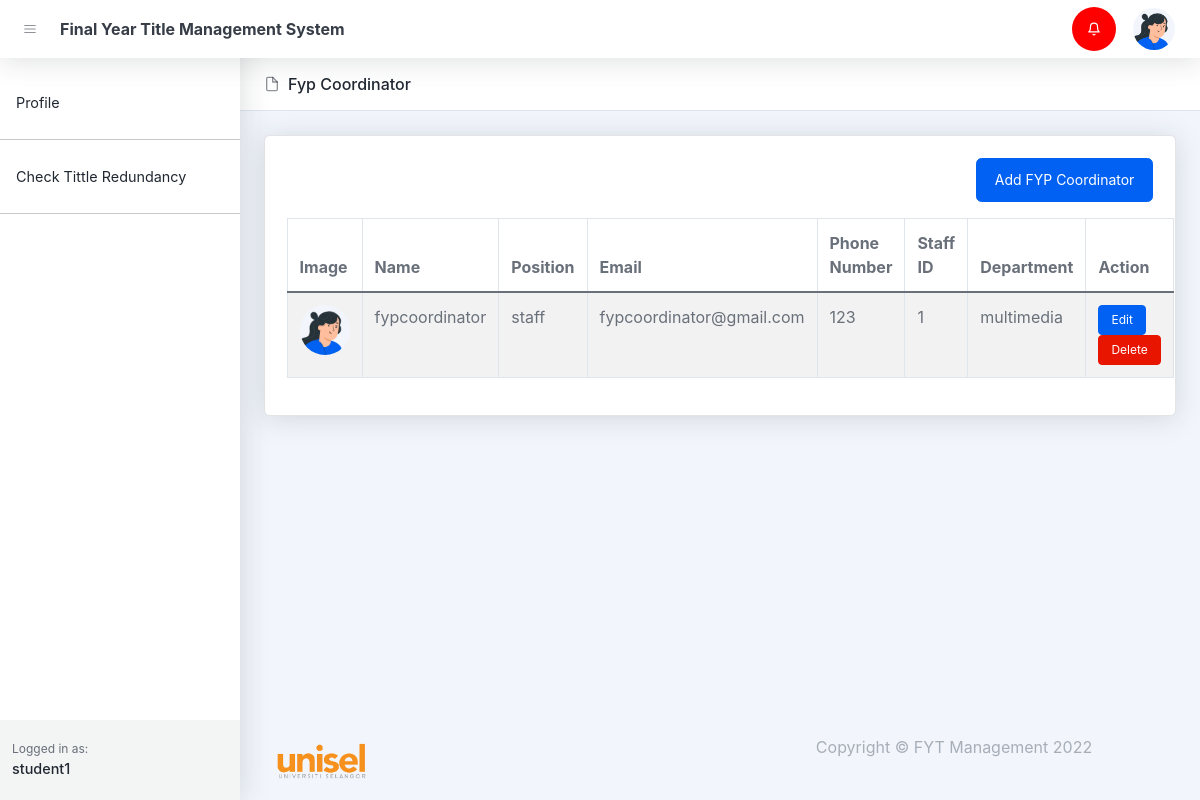
Page /fyp-coordinator-list.php (signed in) on the committed database.
### tables this page shows
CREATE TABLE `notifications` (
  `id` bigint(20) UNSIGNED NOT NULL,
  `user_id` text DEFAULT NULL,
  `notification` text DEFAULT NULL,
  `status` varchar(255) DEFAULT NULL,
  `created_at` timestamp NULL DEFAULT NULL,
  `updated_at` timestamp NULL DEFAULT NULL
);

CREATE TABLE `users` (
  `id` bigint(20) UNSIGNED NOT NULL,
  `name` varchar(255) NOT NULL,
  `email` varchar(255) DEFAULT NULL,
  `handphone` varchar(255) DEFAULT NULL,
  `roles` varchar(255) DEFAULT NULL,
  `password` varchar(255) DEFAULT NULL,
  `image` text DEFAULT NULL,
  `created_at` timestamp NULL DEFAULT NULL,
  `updated_at` timestamp NULL DEFAULT NULL
);

CREATE TABLE `staffs` (
  `id` bigint(20) UNSIGNED NOT NULL,
  `user_id` bigint(20) NOT NULL,
  `roles` varchar(255) DEFAULT NULL,
  `staff_id` varchar(255) DEFAULT NULL,
  `department` varchar(255) DEFAULT NULL,
  `fypcoordinator_status` varchar(255) DEFAULT NULL,
  `cluster_status` varchar(255) DEFAULT NULL,
  `status` varchar(255) DEFAULT NULL,
  `created_at` timestamp NULL DEFAULT NULL,
  `updated_at` timestamp NULL DEFAULT NULL,
  `cluster_id` varchar(255) DEFAULT NULL
);

### fyp-coordinator-list.php (the view, shortened to what this page needs)
<!DOCTYPE html>
<html lang="en">
    <head>
       <?php include('layout_admin/header.php')?>
    </head>
    <body class="nav-fixed">
        <?php include('layout_admin/navbar.php')?>
        <div id="layoutSidenav">
            <div id="layoutSidenav_nav">
                <?php include('layout_admin/sidenav.php')?>
            </div>
            <div id="layoutSidenav_content">
                <main>
                    <header class="page-header page-header-compact page-header-light border-bottom bg-white mb-4">
                        <div class="container-xl px-4">
                            <div class="page-header-content">
                                <div class="row align-items-center justify-content-between pt-3">
                                    <div class="col-auto mb-3">
                                        <h1 class="page-header-title">
                                            <div class="page-header-icon"><i data-feather="file"></i></div>
                                            Fyp Coordinator
                                        </h1>
                                    </div>
                                </div>
                            </div>
                        </div>
                    </header>
                    <?php
                        $conn = setDbConnection();
                        $clusters = null;
                        $query = "select users.* , staffs.id as cluster_id, staffs.staff_id, staffs.department, staffs.cluster_status from users
                        left join staffs on staffs.user_id = users.id
                        where staffs.roles = 'fyp_coordinator' order by users.id desc";
                        $result = $conn->query($query);
                        if ($result->num_rows > 0) {
                            while ($row = $result->fetch_assoc()) {
                                $clusters[] = $row;
                            }
                        }
                    ?>
                    <div class="container-xl px-4">
                        <div class="card mb-4">
                            <div class="card-body">
                                <div class="d-flex justify-content-end align-items-center mb-3">
                                    <a href="/fyp/register-fypcoordinator.php" class="btn btn-primary">Add FYP Coordinator</a>
                                </div>
                                <table class="table table-bordered table-striped table-hover">
                                    <thead>
                                        <tr>
                                            <th>Image</th>
                                            <th>Name</th>
                                            <th>Position</th>
                                            <th>Email</th>
                                            <th>Phone Number</th>
                                            <th>Staff ID</th>
                                            <th>Department</th>
                                            <th>Action</th>
                                        </tr>
                                    </thead>
                                    <tbody>
                                        <?php
                                            if( $clusters != NULL){
                                                foreach ($clusters as $key => $value) {
                                                    $image = null;
                                                    if(isset($value['image'])){
                                                        $image = '<img class="user-img" src="/fyp/assets/profile/'.$value['image'].'">';
                                                    }else{
                                                        $image = '<img class="user-img" src="/fyp/assets/img/illustrations/profiles/profile-1.png">';
                                                    }
                                                    echo '
                                                    <tr>
                                                        <td>'.$image.'</td>
                                                        <td>'.$value['name'].'</td>
                                                        <td>'.$value['roles'].'</td>
                                                        <td>'.$value['email'].'</td>
                                                        <td>'.$value['handphone'].'</td>
                                                        <td>'.$value['staff_id'].'</td>
                                                        <td>'.$value['department'].'</td>
                                                        <td class="">
                                                            <a href="edit-fyp_coordinator.php?fyp_coordinator_id='.$value['id'].'" class="btn btn-sm btn-primary">Edit</a>
                                                            <a href="controllers/hod/delete-fyp-coordinator.php?fyp_coordinator_id='.$value['id'].'" class="btn btn-sm btn-danger">Delete</a>
                                                        </td>
                                                    </tr>';
                                                }
                                            }else{
                                                echo '<tr><td colspan=8>No Cluster Created</td></tr>';
                                            }
                                        ?>
                                    </tbody>
                                </table>
                            </div>
                        </div>
                    </div>
                </main>
                <?php include('layout_admin/footer.php')?>
            </div>
        </div>
    </body>
</html>

### fyp-coordinator-list.php (style rules this page uses)
.user-img { width: 50px; height: 50px; border-radius: 50%; }

### rows in the picture
users: name "fypcoordinator", roles "staff", email "fypcoordinator@gmail.com", handphone "123", staffs.staff_id "1", staffs.department "multimedia"

### other values in the picture
$_SESSION['name'] "student1"
